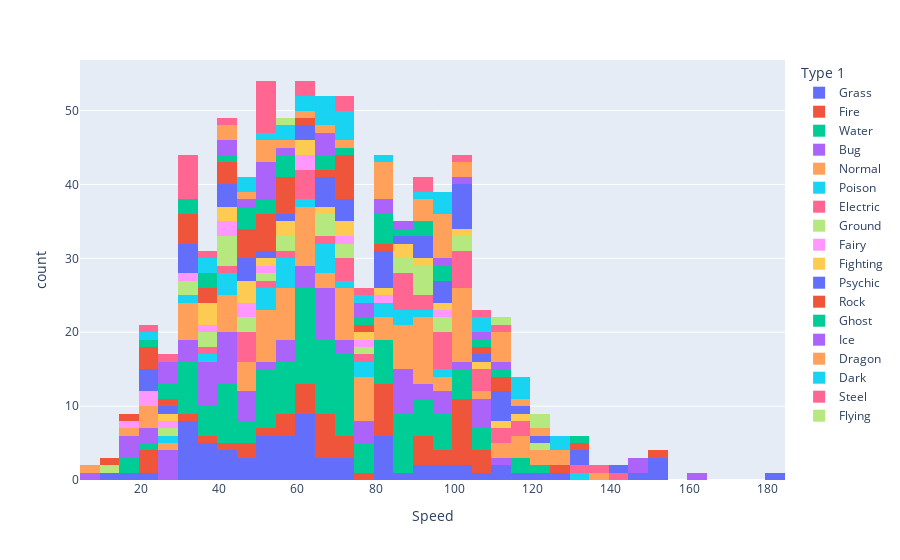

Notebook code cell kept with this figure:
### Code cell
px.histogram(data_frame=df_pokemon, x="Speed", color="Type 1")

### Figure 1 — Plotly figure (JSON) as saved in the notebook; plotly's stock layout.template omitted (floating-point values rounded to 4 significant figures)
{"data": [{"alignmentgroup": "True", "bingroup": "x", "hovertemplate": "Type 1=Grass<br>Speed=%{x}<br>count=%{y}<extra></extra>", "legendgroup": "Grass", "marker": {"color": "#636efa", "pattern": {"shape": ""}}, "name": "Grass", "offsetgroup": "Grass", "orientation": "v", "showlegend": true, "type": "histogram", "x": [45, 60, 80, 80, 30, 40, 50, 40, 55, 70, 40, 55, 60, 45, 60, 80, 50, 50, 80, 110, 30, 30, 70, 95, 120, 145, 30, 60, 80, 35, 70, 65, 35, 55, 51, 31, 36, 56, 55, 90, 35, 85, 46, 40, 60, 30, 50, 95, 100, 127, 63, 83, 113, 64, 101, 66, 116, 30, 90, 60, 15, 30, 10, 20, 108, 38, 57, 64, 52, 68], "xaxis": "x", "yaxis": "y"}, {"alignmentgroup": "True", "bingroup": "x", "hovertemplate": "Type 1=Fire<br>Speed=%{x}<br>count=%{y}<extra></extra>", "legendgroup": "Fire", "marker": {"color": "#EF553B", "pattern": {"shape": ""}}, "name": "Fire", "offsetgroup": "Fire", "orientation": "v", "showlegend": true, "type": "histogram", "x": [65, 80, 100, 100, 100, 65, 100, 60, 95, 90, 105, 93, 65, 90, 65, 80, 100, 20, 30, 83, 100, 90, 45, 55, 80, 100, 35, 40, 20, 20, 61, 81, 108, 83, 77, 45, 55, 65, 64, 101, 50, 95, 55, 65, 60, 73, 104, 84, 126, 72, 106, 70], "xaxis": "x", "yaxis": "y"}, {"alignmentgroup": "True", "bingroup": "x", "hovertemplate": "Type 1=Water<br>Speed=%{x}<br>count=%{y}<extra></extra>", "legendgroup": "Water", "marker": {"color": "#00cc96", "pattern": {"shape": ""}}, "name": "Water", "offsetgroup": "Water", "orientation": "v", "showlegend": true, "type": "histogram", "x": [43, 58, 78, 78, 55, 85, 90, 90, 70, 70, 100, 15, 30, 30, 45, 70, 40, 70, 50, 75, 60, 85, 63, 68, 85, 115, 80, 81, 81, 60, 65, 43, 58, 78, 67, 67, 40, 50, 70, 15, 35, 30, 85, 35, 65, 45, 70, 85, 85, 40, 50, 60, 70, 30, 50, 70, 85, 65, 65, 95, 105, 60, 60, 60, 60, 35, 55, 80, 81, 32, 52, 52, 55, 97, 90, 90, 40, 50, 60, 85, 115, 34, 39, 66, 91, 50, 100, 80, 100, 45, 60, 70, 64, 101, 64, 69, 74, 98, 22, 32, 55, 98, 40, 60, 65, 108, 108, 71, 97, 122, 44, 59], "xaxis": "x", "yaxis": "y"}, {"alignmentgroup": "True", "bingroup": "x", "hovertemplate": "Type 1=Bug<br>Speed=%{x}<br>count=%{y}<extra></extra>", "legendgroup": "Bug", "marker": {"color": "#ab63fa", "pattern": {"shape": ""}}, "name": "Bug", "offsetgroup": "Bug", "orientation": "v", "showlegend": true, "type": "histogram", "x": [45, 30, 70, 50, 35, 75, 145, 25, 30, 45, 90, 105, 85, 105, 55, 85, 30, 40, 95, 15, 40, 65, 75, 5, 85, 75, 20, 15, 65, 15, 65, 65, 60, 40, 160, 40, 85, 85, 25, 65, 36, 36, 36, 36, 66, 70, 40, 95, 42, 42, 92, 57, 47, 112, 55, 45, 60, 20, 65, 108, 25, 145, 109, 60, 100, 99, 35, 29, 89], "xaxis": "x", "yaxis": "y"}, {"alignmentgroup": "True", "bingroup": "x", "hovertemplate": "Type 1=Normal<br>Speed=%{x}<br>count=%{y}<extra></extra>", "legendgroup": "Normal", "marker": {"color": "#FFA15A", "pattern": {"shape": ""}}, "name": "Normal", "offsetgroup": "Normal", "orientation": "v", "showlegend": true, "type": "histogram", "x": [56, 71, 101, 121, 72, 97, 70, 100, 20, 45, 90, 115, 60, 75, 100, 30, 50, 90, 100, 110, 48, 55, 40, 30, 20, 90, 50, 70, 15, 85, 85, 45, 40, 55, 60, 85, 75, 100, 55, 60, 100, 85, 125, 30, 90, 100, 28, 48, 68, 20, 50, 70, 60, 50, 90, 70, 40, 60, 80, 100, 31, 71, 115, 85, 105, 135, 85, 112, 30, 91, 5, 50, 90, 100, 120, 42, 77, 55, 60, 80, 43, 65, 93, 50, 50, 75, 115, 75, 95, 55, 60, 80, 90, 128, 57, 78, 62, 102], "xaxis": "x", "yaxis": "y"}, {"alignmentgroup": "True", "bingroup": "x", "hovertemplate": "Type 1=Poison<br>Speed=%{x}<br>count=%{y}<extra></extra>", "legendgroup": "Poison", "marker": {"color": "#19d3f3", "pattern": {"shape": ""}}, "name": "Poison", "offsetgroup": "Poison", "orientation": "v", "showlegend": true, "type": "histogram", "x": [55, 80, 41, 56, 76, 50, 65, 85, 55, 90, 25, 50, 35, 60, 130, 40, 55, 65, 74, 84, 65, 95, 50, 85, 65, 75, 30, 44], "xaxis": "x", "yaxis": "y"}, {"alignmentgroup": "True", "bingroup": "x", "hovertemplate": "Type 1=Electric<br>Speed=%{x}<br>count=%{y}<extra></extra>", "legendgroup": "Electric", "marker": {"color": "#FF6692", "pattern": {"shape": ""}}, "name": "Electric", "offsetgroup": "Electric", "orientation": "v", "showlegend": true, "type": "histogram", "x": [90, 110, 45, 70, 100, 140, 105, 130, 100, 60, 35, 45, 55, 45, 95, 115, 65, 105, 135, 95, 95, 45, 60, 70, 95, 60, 95, 91, 86, 86, 86, 86, 86, 76, 116, 103, 60, 40, 50, 111, 101, 70, 109, 101], "xaxis": "x", "yaxis": "y"}, {"alignmentgroup": "True", "bingroup": "x", "hovertemplate": "Type 1=Ground<br>Speed=%{x}<br>count=%{y}<extra></extra>", "legendgroup": "Ground", "marker": {"color": "#B6E880", "pattern": {"shape": ""}}, "name": "Ground", "offsetgroup": "Ground", "orientation": "v", "showlegend": true, "type": "histogram", "x": [40, 65, 95, 120, 35, 45, 25, 40, 85, 40, 50, 10, 70, 100, 55, 75, 90, 90, 32, 47, 40, 95, 68, 88, 65, 74, 92, 32, 35, 55, 101, 91], "xaxis": "x", "yaxis": "y"}, {"alignmentgroup": "True", "bingroup": "x", "hovertemplate": "Type 1=Fairy<br>Speed=%{x}<br>count=%{y}<extra></extra>", "legendgroup": "Fairy", "marker": {"color": "#FF97FF", "pattern": {"shape": ""}}, "name": "Fairy", "offsetgroup": "Fairy", "orientation": "v", "showlegend": true, "type": "histogram", "x": [35, 60, 15, 20, 40, 30, 45, 80, 42, 52, 75, 23, 29, 49, 72, 60, 99], "xaxis": "x", "yaxis": "y"}, {"alignmentgroup": "True", "bingroup": "x", "hovertemplate": "Type 1=Fighting<br>Speed=%{x}<br>count=%{y}<extra></extra>", "legendgroup": "Fighting", "marker": {"color": "#FECB52", "pattern": {"shape": ""}}, "name": "Fighting", "offsetgroup": "Fighting", "orientation": "v", "showlegend": true, "type": "histogram", "x": [70, 95, 35, 45, 55, 87, 76, 35, 70, 25, 50, 60, 80, 100, 60, 90, 112, 35, 40, 45, 45, 85, 65, 105, 43, 58, 118], "xaxis": "x", "yaxis": "y"}, {"alignmentgroup": "True", "bingroup": "x", "hovertemplate": "Type 1=Psychic<br>Speed=%{x}<br>count=%{y}<extra></extra>", "legendgroup": "Psychic", "marker": {"color": "#636efa", "pattern": {"shape": ""}}, "name": "Psychic", "offsetgroup": "Psychic", "orientation": "v", "showlegend": true, "type": "histogram", "x": [90, 105, 120, 150, 42, 67, 90, 130, 130, 140, 100, 70, 95, 110, 48, 33, 110, 100, 40, 50, 80, 100, 60, 80, 65, 23, 150, 150, 90, 180, 45, 60, 80, 110, 95, 80, 115, 85, 100, 24, 29, 72, 114, 97, 45, 55, 65, 20, 30, 30, 30, 40, 68, 104, 104, 70, 80], "xaxis": "x", "yaxis": "y"}, {"alignmentgroup": "True", "bingroup": "x", "hovertemplate": "Type 1=Rock<br>Speed=%{x}<br>count=%{y}<extra></extra>", "legendgroup": "Rock", "marker": {"color": "#EF553B", "pattern": {"shape": ""}}, "name": "Rock", "offsetgroup": "Rock", "orientation": "v", "showlegend": true, "type": "histogram", "x": [20, 35, 45, 70, 35, 55, 55, 80, 130, 150, 30, 41, 51, 61, 71, 30, 70, 70, 23, 43, 75, 45, 50, 58, 58, 30, 30, 10, 40, 15, 20, 25, 70, 110, 108, 50, 68, 48, 71, 46, 58, 50, 50, 110], "xaxis": "x", "yaxis": "y"}, {"alignmentgroup": "True", "bingroup": "x", "hovertemplate": "Type 1=Ghost<br>Speed=%{x}<br>count=%{y}<extra></extra>", "legendgroup": "Ghost", "marker": {"color": "#00cc96", "pattern": {"shape": ""}}, "name": "Ghost", "offsetgroup": "Ghost", "orientation": "v", "showlegend": true, "type": "histogram", "x": [80, 95, 110, 130, 85, 45, 65, 75, 25, 25, 70, 80, 105, 35, 45, 90, 90, 30, 30, 20, 55, 80, 38, 56, 51, 56, 46, 41, 84, 99, 69, 54], "xaxis": "x", "yaxis": "y"}, {"alignmentgroup": "True", "bingroup": "x", "hovertemplate": "Type 1=Ice<br>Speed=%{x}<br>count=%{y}<extra></extra>", "legendgroup": "Ice", "marker": {"color": "#ab63fa", "pattern": {"shape": ""}}, "name": "Ice", "offsetgroup": "Ice", "orientation": "v", "showlegend": true, "type": "histogram", "x": [95, 85, 50, 50, 75, 65, 50, 80, 100, 25, 45, 65, 50, 65, 80, 110, 44, 59, 79, 40, 50, 105, 28, 28], "xaxis": "x", "yaxis": "y"}, {"alignmentgroup": "True", "bingroup": "x", "hovertemplate": "Type 1=Dragon<br>Speed=%{x}<br>count=%{y}<extra></extra>", "legendgroup": "Dragon", "marker": {"color": "#FFA15A", "pattern": {"shape": ""}}, "name": "Dragon", "offsetgroup": "Dragon", "orientation": "v", "showlegend": true, "type": "histogram", "x": [50, 70, 80, 80, 80, 50, 50, 100, 120, 110, 110, 110, 110, 95, 115, 42, 82, 102, 92, 57, 67, 97, 48, 90, 90, 95, 95, 95, 40, 60, 80, 95], "xaxis": "x", "yaxis": "y"}, {"alignmentgroup": "True", "bingroup": "x", "hovertemplate": "Type 1=Dark<br>Speed=%{x}<br>count=%{y}<extra></extra>", "legendgroup": "Dark", "marker": {"color": "#19d3f3", "pattern": {"shape": ""}}, "name": "Dark", "offsetgroup": "Dark", "orientation": "v", "showlegend": true, "type": "histogram", "x": [65, 91, 115, 65, 95, 115, 35, 70, 50, 20, 75, 115, 71, 125, 125, 66, 106, 48, 58, 65, 105, 60, 70, 60, 80, 38, 58, 98, 45, 73, 99], "xaxis": "x", "yaxis": "y"}, {"alignmentgroup": "True", "bingroup": "x", "hovertemplate": "Type 1=Steel<br>Speed=%{x}<br>count=%{y}<extra></extra>", "legendgroup": "Steel", "marker": {"color": "#FF6692", "pattern": {"shape": ""}}, "name": "Steel", "offsetgroup": "Steel", "orientation": "v", "showlegend": true, "type": "histogram", "x": [30, 30, 70, 50, 50, 30, 40, 50, 50, 30, 50, 70, 110, 50, 100, 23, 33, 90, 30, 50, 90, 108, 28, 35, 60, 60, 75], "xaxis": "x", "yaxis": "y"}, {"alignmentgroup": "True", "bingroup": "x", "hovertemplate": "Type 1=Flying<br>Speed=%{x}<br>count=%{y}<extra></extra>", "legendgroup": "Flying", "marker": {"color": "#B6E880", "pattern": {"shape": ""}}, "name": "Flying", "offsetgroup": "Flying", "orientation": "v", "showlegend": true, "type": "histogram", "x": [111, 121, 55, 123], "xaxis": "x", "yaxis": "y"}], "layout": {"barmode": "relative", "legend": {"title": {"text": "Type 1"}, "tracegroupgap": 0}, "margin": {"t": 60}, "xaxis": {"anchor": "y", "domain": [0, 1], "title": {"text": "Speed"}}, "yaxis": {"anchor": "x", "domain": [0, 1], "title": {"text": "count"}}}}
